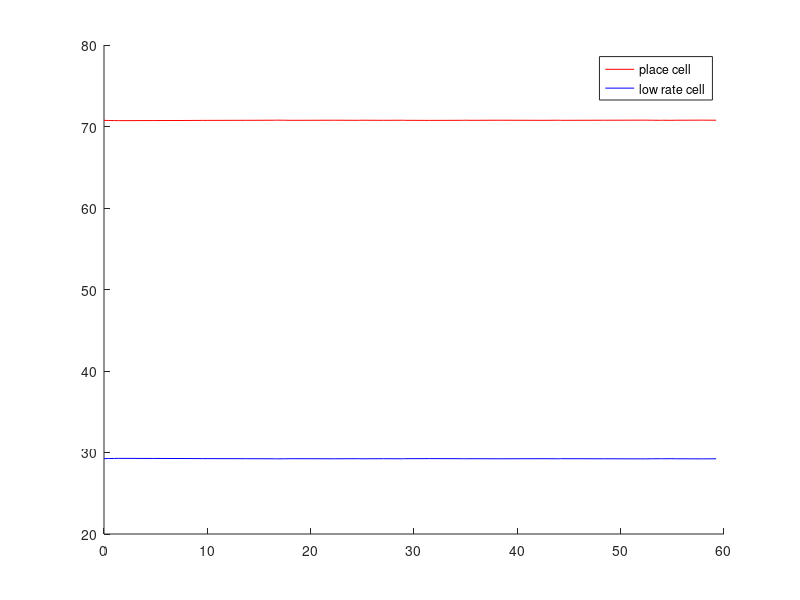

MATLAB code to generate this figure:
function [PC LC T] = epckineticmodel(pc,k_PL,k_LP,isplot)
%EPCKINETICMODEL   Simulation of stochastic 'kinetic reaction'.
%   EPCKINETICMODEL simulates a simple reversible reaction with two rate
%   constants.
%   Reaction: PC <-> LC
%   It is a simulation of a continuous time discrete state Markov process
%   (equivalent to M/M/1 problem in queuing theory).
%
%   EPCKINETICMODEL(PC,K_PL,K_LP) receives the initial percentage of PC as
%   well as the PC to LC and LC to PC rate constants as input arguments. In
%   this implementation K_PL can change in time (it should be a vector),
%   whereas K_LP is kept constant throughout a run.
%
%   [PC LC T] = EPCKINETICMODEL(PC,K_PL,K_LP) returns the concentrations
%   (PC, LC) along with their time vector (T).
%
%   [PC LC T] = EPCKINETICMODEL(PC,K_PL,K_LP,ISPLOT) takes a fourth input
%   argument. If ISPLOT = 1, the dynamics are displayed (default).
%
%   See also EPCMETAMODEL.

% Input argument check
error(nargchk(0,4,nargin))
if nargin < 4
    isplot = 1;
end

% Setting the initial number of cells (assuming deterministic initial state)
if nargin < 1
    pc = 70.75;   % place cells (%)
end
lc = 100 - pc;   % low rate cells (%)
N = 100;
pc = round(pc*N);   % convert to sufficient quantites from percentages
lc = round(lc*N);

% Setting rate constants
if nargin < 3
    k_LP = 0.0001;
end
if nargin < 2
    pk_PL = lc / pc * k_LP;    % default: steady state
    k_PL = ones(1,60) * pk_PL;
end

% Initializing time
t = 0;
st = 60;   % stopping time

% Simulation
PC = pc;
LC = lc;
T = eps * 1000;    % numerically, k < k + eps * 1000
while t < st
%     disp(t)
    if pc == 0
        disp('All place cells has been converted to low rate cells.')
        break
    end
    [pc,lc,t] = onestep(pc,lc,t,k_PL(floor(t)+1),k_LP);    % calculate one simulation step
    if pc < 0 || lc < 0    % programing error control
        error('Simulation error: negative quantity.')
    end
    PC = [PC pc]; %#ok<AGROW>
    LC = [LC lc]; %#ok<AGROW>
    T = [T t]; %#ok<AGROW>
end
if length(PC) > 1   % keep initial values, if ther is nothing else
    PC = PC(1:end-1);   % last time instance > st
    LC = LC(1:end-1);
    T = T(1:end-1);
end

% Convert numbers back to percentages
PC = PC / N;
LC = LC / N;

% Plot simulation results
if isplot
    figure
    hold on
    P1 = plot(T,LC,'b');
    P2 = plot(T,PC,'r');
    legend([P2 P1],{'place cell' 'low rate cell'})
end



% -------------------------------------------------------------------------
function [pc,lc,t] = onestep(pc,lc,t,k_PL,k_LP)

% Generating random reaction and waiting time (exponential)
% rand('twister', sum(100*fliplr(clock)));    % initialize the state of the random generator
if ~isequal(pc,0) && ~isequal(lc,0)
    q_PL = k_PL * pc;    % infinitesimal transmission probabilities
    q_LP = k_LP * lc;
    Q = q_PL + q_LP;
    cst = 10 ^ 10;
    r = rand(1) * Q * cst + 0.5;   % uniform random number from U(0.5,Q*cst+0.5); cst multiplyer is to get rid of rounding problems
    rr = round(r);      % discrete uniform random number on {1,2,...,Q*cst}
    if rr <= q_PL * cst      % draw reaction with a probability proportional to its reaction velocity
        R = 'PL';
    else
        R = 'LP';
    end
%     rand('twister', sum(100*fliplr(clock)));
    dt = exprnd(1/Q);    % in Matlab, expectation value should be given as input argument, which 
                         % is the reciprocal of the parameter of the exponential distribution
elseif isequal(pc,0) && ~isequal(lc,0)
    R = 'LP';
    q_LP = k_LP * lc;
    dt = exprnd(1/q_LP);
elseif isequal(lc,0) && ~isequal(pc,0)
    R = 'PL';
    q_PL = k_PL * pc;
    dt = exprnd(1/q_PL);
end

% Modify the quantities due to the selected reaction step
switch R
    case 'PL'
        pc = pc - 1;
        lc = lc + 1;
    case 'LP'
        pc = pc + 1;
        lc = lc - 1;
end
t = t + dt;     % increase time

if pc < 0 || lc < 0    % programing error control
    error('Simulation error: negative quantity.')
end